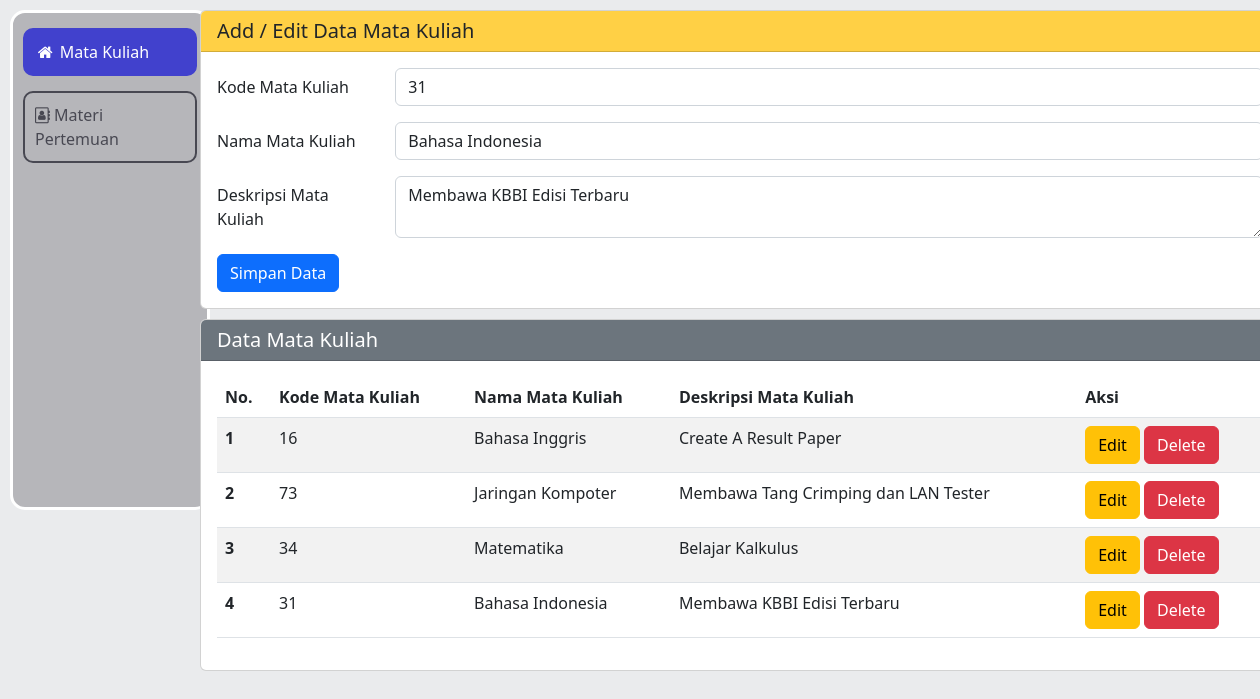
The page /index.php?op=edit&id=7 on the database its author committed.
### tables this page shows
CREATE TABLE `matakuliah` (
  `id` int(5) NOT NULL,
  `kd_mk` int(11) NOT NULL,
  `nm_mk` varchar(64) NOT NULL,
  `ds_mk` varchar(255) NOT NULL
);

### index.php (the view, shortened to what this page needs)
<?php
include('config/configuration.php');
include('style/sidebar.php');
$kode = "";
$nama = "";
$desc = "";
if(isset($_GET['op'])){
    $op = $_GET['op'];
} else {
    $op = "";
}
if($op == 'edit'){
    $id = $_GET['id'];
    $sql1 = "select * from matakuliah where id = '$id'";
    $q1 = mysqli_query($koneksi, $sql1);
    $r1 = mysqli_fetch_array($q1);
    $kode = $r1['kd_mk'];
    $nama = $r1['nm_mk'];
    $desc = $r1['ds_mk'];
}
?>
<!DOCTYPE html>
<html lang="en">
<head>
    <link href="https://cdn.jsdelivr.net/npm/bootstrap@5.2.2/dist/css/bootstrap.min.css" rel="stylesheet">
</head>
<body>
    <div class="mx-auto ">
        <div class="card">
            <h5 class="card-header bg-warning bg-opacity-75">Add / Edit Data Mata Kuliah</h5>
            <div class="card-body">
                <form action="" method="POST">
                    <div class="mb-3 row">
                        <label for="kode" class="col-sm-2 col-form-label">Kode Mata Kuliah</label>
                        <div class="col-sm-10">
                            <input required type="text" class="form-control" id="kode" name="kode" value="<?php echo $kode ?>">
                        </div>
                    </div>
                    <div class="mb-3 row">
                        <label for="nama" class="col-sm-2 col-form-label">Nama Mata Kuliah</label>
                        <div class="col-sm-10">
                            <input required type="text" class="form-control" id="nama" name="nama" value="<?php echo $nama ?>">
                        </div>
                    </div>
                    <div class="mb-3 row">
                        <label for="desc" class="col-sm-2 col-form-label">Deskripsi Mata Kuliah</label>
                        <div class="col-sm-10">
                            <textarea  required type="text" class="form-control" id="desc" name="desc"><?php echo $desc ?></textarea>
                        </div>
                    </div>
                    <div class="col-12">
                        <input type="submit" value="Simpan Data" name="simpan" class="btn btn-primary">
                    </div>
                </form>
            </div>
        </div>
        <div class="card">
            <h5 class="card-header text-white bg-secondary">Data Mata Kuliah</h5>
            <div class="card-body">
                <table class="table table-striped">
                    <thead>
                        <tr>
                            <th scope="col">No.</th>
                            <th scope="col">Kode Mata Kuliah</th>
                            <th scope="col">Nama Mata Kuliah</th>
                            <th scope="col">Deskripsi Mata Kuliah</th>
                            <th scope="col">Aksi</th>
                        </tr>
                    </thead>
                    <tbody>
                        <?php
                        $sql2 = "select * from matakuliah order by id desc";
                        $q2 = mysqli_query($koneksi, $sql2);
                        $urut = 1;
                        while($r2 = mysqli_fetch_array($q2)){
                            $id = $r2['id'];
                            $kode = $r2['kd_mk'];
                            $nama = $r2['nm_mk'];
                            $desc = $r2['ds_mk'];
                            ?>
                            <tr>
                                <th scope="row"><?php echo $urut++ ?></th>
                                <td scope="row"><?php echo $kode ?></td>
                                <td scope="row"><?php echo $nama ?></td>
                                <td scope="row"><?php echo $desc ?></td>
                                <td scope="row">
                                    <a href="index.php?op=edit&id=<?php echo $id ?>"><button type="button" class="btn btn-warning">Edit</button></a>
                                    <a href="index.php?op=delete&id=<?php echo $id?>" onclick="return confirm('Yakin Mau Delete Data?')"><button type="button" class="btn btn-danger">Delete</button></a>
                                </td>
                            </tr>
                            <?php
                        }
                        ?>
                    </tbody>
                </table>
            </div>
        </div>
    </div>
</body>
</html>

### index.php (style rules this page uses)
.mx-auto { max-width: 1100px; }
.card { margin: 10px; left: 10%; }
body { background-color: #eaebed; }

### rows shown on the page
matakuliah: kode "31", nama "Bahasa Indonesia", desc "Membawa KBBI Edisi Terbaru", kd_mk "31", nm_mk "Bahasa Indonesia", ds_mk "Membawa KBBI Edisi Terbaru"
matakuliah: kd_mk "16", nm_mk "Bahasa Inggris", ds_mk "Create A Result Paper"
matakuliah: kd_mk "73", nm_mk "Jaringan Kompoter", ds_mk "Membawa Tang Crimping dan LAN Tester"
matakuliah: kd_mk "34", nm_mk "Matematika", ds_mk "Belajar Kalkulus"
